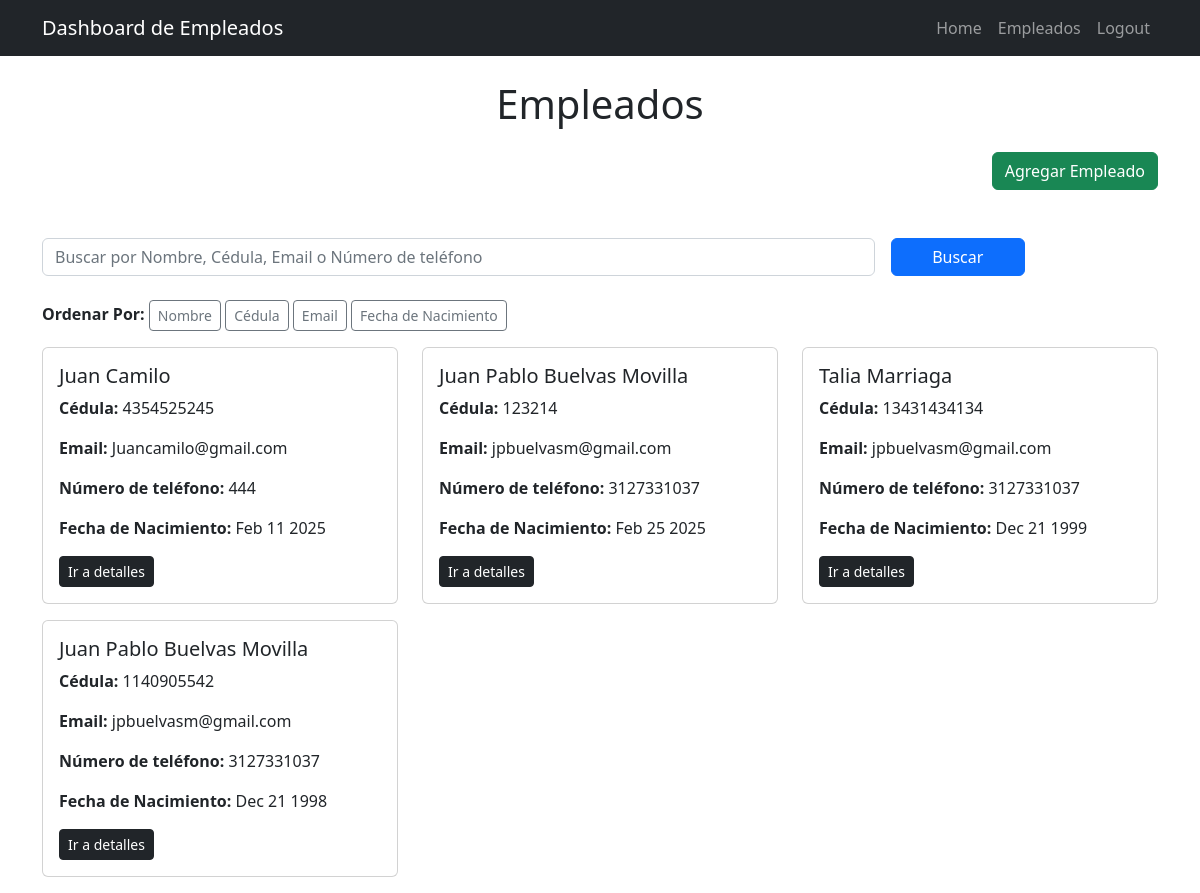
Screenshot of /employees/?order_by=email (signed in) with the database file from the repository.
### employees/models.py (models this page shows, shortened)
class Employess(models.Model):
    name = models.CharField(max_length=200)
    DNI = models.CharField(max_length=20)   # en vez de IntegerField
    created = models.DateTimeField(auto_now_add=True)
    birthdate = models.DateField(null=True, blank=True)  # Cambiado a DateField
    email = models.EmailField(max_length=100)  # Cambiado a EmailField
    phone = models.CharField(max_length=20) # en vez de IntegerField
    user = models.ForeignKey(User, on_delete=models.CASCADE)

### employees/views.py (the view, shortened to what this page needs)
# urls.py: path('employees/', EmployeeListView.as_view(), name='employees'),
class EmployeeListView(LoginRequiredMixin, ListView):
    model = Employess
    template_name = 'employees.html'
    context_object_name = 'employees'
    def get_queryset(self):
        queryset = super().get_queryset().filter(user=self.request.user)
        query = self.request.GET.get('q', '')
        order_by = self.request.GET.get('order_by', 'name')
        print(query, "query")
        return queryset.order_by(order_by)

### employees/templates/employees.html
{% extends 'base.html' %}
{% block content %}
<div class="container mt-4">
    <h1 class="text-center mb-4">Empleados</h1>
    <div class="d-flex justify-content-end mb-5">
        <a href="{% url 'create_employee' %}" class="btn btn-success">Agregar Empleado</a>
    </div>
    <form method="GET" class="row g-3 mb-4">
        <div class="col-md-9">
            <input type="text" name="q" class="form-control" placeholder="Buscar por Nombre, Cédula, Email o Número de teléfono" value="{{ request.GET.q }}">
        </div>
        <div class="col-md-3">
            <button type="submit" class="btn btn-primary w-50">Buscar</button>
        </div>
    </form>
    <div class="mb-3">
        <strong>Ordenar Por:</strong>
        <a href="?order_by=name" class="btn btn-outline-secondary btn-sm">Nombre</a>
        <a href="?order_by=DNI" class="btn btn-outline-secondary btn-sm">Cédula</a>
        <a href="?order_by=email" class="btn btn-outline-secondary btn-sm">Email</a>
        <a href="?order_by=birthdate" class="btn btn-outline-secondary btn-sm">Fecha de Nacimiento</a>
    </div>
    <div class="row">
        {% for employee in employees %}
        <div class="col-md-4">
            <div class="card mb-3">
                <div class="card-body">
                    <h5 class="card-title">{{ employee.name }}</h5>
                    <p class="card-text"><strong>Cédula:</strong> {{ employee.DNI }}</p>
                    <p class="card-text"><strong>Email:</strong> {{ employee.email }}</p>
                    <p class="card-text"><strong>Número de teléfono:</strong> {{ employee.phone }}</p>
                    <p class="card-text"><strong>Fecha de Nacimiento:</strong> {{ employee.birthdate|date:'M j Y' }}</p>
                    <a href="{% url 'employee_detail' employee.id %}" class="btn btn-dark btn-sm ">Ir a detalles</a>
                </div>
            </div>
        </div>
        {% empty %}
        <p class="text-center text-muted">Empleados no encontrados.</p>
        {% endfor %}
    </div>
</div>
{% endblock %}

### rows the page displays
Employess: name "Juan Camilo", DNI "4354525245", email "Juancamilo@gmail.com", phone "444", birthdate "Feb 11 2025"
Employess: name "Juan Pablo Buelvas Movilla", DNI "123214", email "jpbuelvasm@gmail.com", phone "3127331037", birthdate "Feb 25 2025"
Employess: name "Talia Marriaga", DNI "13431434134", email "jpbuelvasm@gmail.com", phone "3127331037", birthdate "Dec 21 1999"
Employess: name "Juan Pablo Buelvas Movilla", DNI "1140905542", email "jpbuelvasm@gmail.com", phone "3127331037", birthdate "Dec 21 1998"
